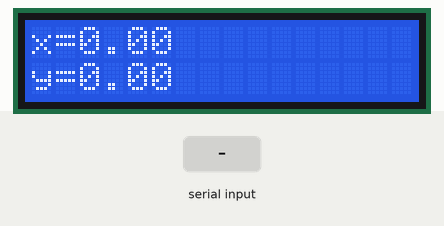
A sketch run on a simulated Arduino Uno, built with avr-gcc and run on an emulated ATmega328P. Shown: 16×2 character LCD. The test bench sets the inputs (shaded band). What the sketch prints to the serial monitor is not drawn.

Above: at 1.2 s.
1.3 s: "1" received over the second serial link
At 2.5 s:
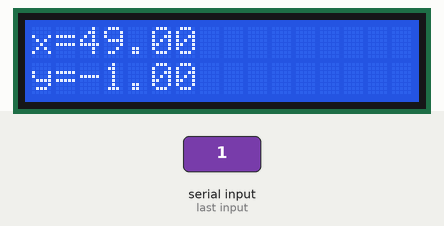
2.8 s: "0" received over the second serial link
4.3 s: "2" received over the second serial link
At 5.7 s:
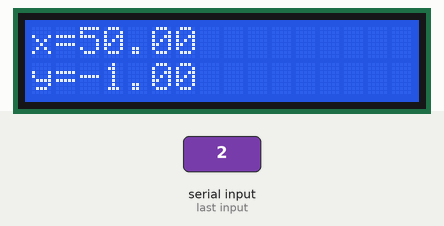
Timing chart, 0 to 7.3 s (numbered marks = the images above; inputs shaded):
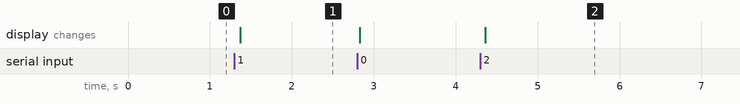

The sketch:

Bluetooth_LCD.ino
```cpp
#include <LiquidCrystal.h>
#include <SoftwareSerial.h>

SoftwareSerial bluetoothModulu(10, 11);
 double x;
 double y;


// with the arduino pin number it is connected to
LiquidCrystal lcd(12, 9, 5, 4, 3, 2);

void setup() {
  // set up the LCD's number of columns and rows:
  lcd.begin(16, 2);
  Serial.begin(9600);
  bluetoothModulu.begin(9600); // Default communication rate of the Bluetooth module


}

void loop() {
  //lcd.clear();

  if(bluetoothModulu.available()>0){ // Checks whether data is comming from the serial port
    x = bluetoothModulu.read();
    y = bluetoothModulu.read();
    Serial.println("x=");
    Serial.println(x);
    Serial.println("y=");
    Serial.println(y);
    if(x>128)
     {
      x=x-256;
     }
       if(y>128)
     {
      y=y-256;
     }
    }

  lcd.setCursor(0, 0);
  lcd.print("x=");
  lcd.print(x);
  lcd.setCursor(0, 1);
  lcd.print("y=");
  lcd.print(y);
  lcd.display();
  delay(70);
}
```

Measured:
- after the input at 1.3 s, the display: changes after 0.07 s (image 1)
- after the input at 4.3 s, the display: changes after 0.06 s (image 2)
